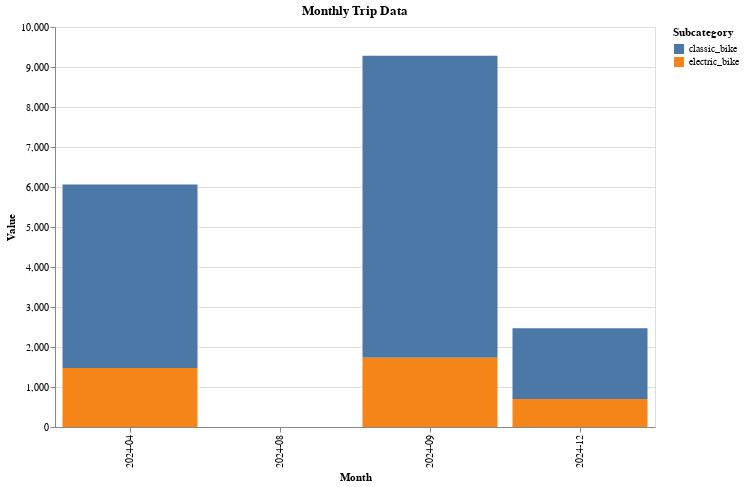

The notebook cell this image was saved under:
### Code cell
import pandas as pd
import altair as alt

data = pd.read_csv("data/trip_data.csv")

# Convert timestamp and extract month
data['started_at'] = pd.to_datetime(data['started_at'])
data['month'] = data['started_at'].dt.to_period('M').astype(str)

# Prepare subsets
bike_type_counts = data.groupby(['month', 'rideable_type']).size().reset_index(name='count')
bike_type_counts['category'] = 'Bike Type'
bike_type_counts = bike_type_counts.rename(columns={'rideable_type': 'subcategory'})

member_type_counts = data.groupby(['month', 'member_casual']).size().reset_index(name='count')
member_type_counts['category'] = 'Member Type'
member_type_counts = member_type_counts.rename(columns={'member_casual': 'subcategory'})

avg_duration = data.groupby('month')['duration'].mean().reset_index(name='count')
avg_duration['category'] = 'Average Duration'
avg_duration['subcategory'] = 'Average Duration'

# Combine all
combined_df = pd.concat([bike_type_counts, member_type_counts, avg_duration], ignore_index=True)

# Create selection param (Altair v5)
category_selector = alt.param(
    name='CategorySelector',
    bind=alt.binding_select(options=['Bike Type', 'Member Type', 'Average Duration'], name='Y Axis: '),
    value='Bike Type'
)

# Filtered chart
chart = alt.Chart(combined_df).transform_filter(
    alt.datum.category == category_selector
).mark_bar().encode(
    x=alt.X('month:N', title='Month'),
    y=alt.Y('count:Q', title='Value'),
    color=alt.Color('subcategory:N', title='Subcategory'),
    tooltip=['month', 'subcategory', 'count']
).add_params(
    category_selector
).properties(
    width=600,
    height=400,
    title='Monthly Trip Data'
)

chart

### Figure 1 — Vega-Lite specification as saved in the notebook (floating-point values rounded to 4 significant figures)
{"config": {"view": {"continuousWidth": 300, "continuousHeight": 300}}, "data": {"name": "data-121b85e27cc4f24a4a30674abf365f47"}, "mark": {"type": "bar"}, "encoding": {"color": {"field": "subcategory", "title": "Subcategory", "type": "nominal"}, "tooltip": [{"field": "month", "type": "nominal"}, {"field": "subcategory", "type": "nominal"}, {"field": "count", "type": "quantitative"}], "x": {"field": "month", "title": "Month", "type": "nominal"}, "y": {"field": "count", "title": "Value", "type": "quantitative"}}, "height": 400, "params": [{"name": "CategorySelector", "bind": {"input": "select", "options": ["Bike Type", "Member Type", "Average Duration"], "name": "Y Axis: "}, "value": "Bike Type"}], "title": "Monthly Trip Data", "transform": [{"filter": "(datum.category === CategorySelector)"}], "width": 600, "$schema": "https://vega.github.io/schema/vega-lite/v5.20.1.json", "datasets": {"data-121b85e27cc4f24a4a30674abf365f47": [{"month": "2024-04", "subcategory": "classic_bike", "count": 4587.0, "category": "Bike Type"}, {"month": "2024-04", "subcategory": "electric_bike", "count": 1474.0, "category": "Bike Type"}, {"month": "2024-08", "subcategory": "classic_bike", "count": 2.0, "category": "Bike Type"}, {"month": "2024-09", "subcategory": "classic_bike", "count": 7548.0, "category": "Bike Type"}, {"month": "2024-09", "subcategory": "electric_bike", "count": 1733.0, "category": "Bike Type"}, {"month": "2024-12", "subcategory": "classic_bike", "count": 1771.0, "category": "Bike Type"}, {"month": "2024-12", "subcategory": "electric_bike", "count": 699.0, "category": "Bike Type"}, {"month": "2024-04", "subcategory": "casual", "count": 1494.0, "category": "Member Type"}, {"month": "2024-04", "subcategory": "member", "count": 4567.0, "category": "Member Type"}, {"month": "2024-08", "subcategory": "casual", "count": 1.0, "category": "Member Type"}, {"month": "2024-08", "subcategory": "member", "count": 1.0, "category": "Member Type"}, {"month": "2024-09", "subcategory": "casual", "count": 2765.0, "category": "Member Type"}, {"month": "2024-09", "subcategory": "member", "count": 6516.0, "category": "Member Type"}, {"month": "2024-12", "subcategory": "casual", "count": 459.0, "category": "Member Type"}, {"month": "2024-12", "subcategory": "member", "count": 2011.0, "category": "Member Type"}, {"month": "2024-04", "subcategory": "Average Duration", "count": 11.97, "category": "Average Duration"}, {"month": "2024-08", "subcategory": "Average Duration", "count": 15.97, "category": "Average Duration"}, {"month": "2024-09", "subcategory": "Average Duration", "count": 11.99, "category": "Average Duration"}, {"month": "2024-12", "subcategory": "Average Duration", "count": 11.05, "category": "Average Duration"}]}}
